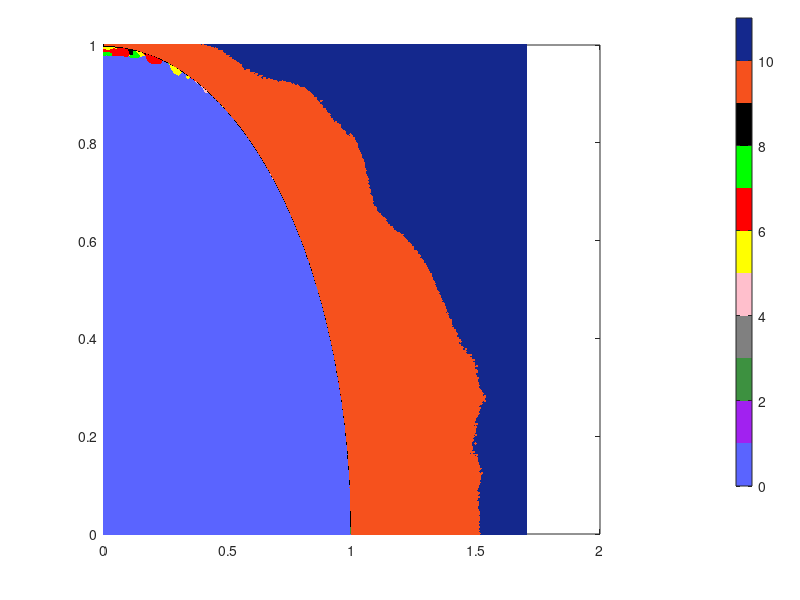

Source code (MATLAB): (Note: this script raises an error after producing the figure.)
% Draw basin of attraction
load('data3_1.mat');
figure;
% set(gcf,'color','w');
[A_mesh, B_mesh] = meshgrid(A, B);
A_col = reshape(A_mesh, [], 1);
B_col = reshape(B_mesh, [], 1);
C1 = cat(2, A_col, B_col);
C2 = C1';
% color = summer(10);
for i = 1 : 11
    switch i    
        case 1
            plot(C2(1, :), C2(2, :), '.', 'color',[0.0784 0.1569 0.5529]); hold on;                      
        case 2
            plot(P1(1, :), P1(2, :), '.', 'color', [90/255 100/255 255/255]);   hold on;                              
        case 3                                                                     
           plot(P2(1, :), P2(2, :), '.', 'color', [0.63 0.13 0.94 ]);hold on;  
        case 4
           plot(P3(1, :), P3(2, :), '.', 'color', [0.24 0.57 0.25]);hold on;  
        case 5
           plot(P4(1, :), P4(2, :), '.', 'color', [0.5 0.5 0.5]);hold on;  
        case 6
            plot(P5(1, :), P5(2, :), '.', 'color', [1 0.75 0.8]);hold on;  
        case 7
           plot(P6(1, :), P6(2, :), '.', 'color', 'y');hold on;  
        case 8
            plot(P7(1, :), P7(2, :), '.', 'color', 'r');hold on;  
        case 9
             plot(P8(1, :), P8(2, :), '.', 'color', 'g');hold on;  
        case 10
            plot(MP(1, :), MP(2, :), '.', 'color', 'k');hold on;  
        case 11
            plot(CH(1, :), CH(2, :), '.', 'color', [ 0.965  0.318 0.114]);     hold on;   
    end
end
RGB=[        90/255 100/255 255/255
    0.63 0.13 0.94
     0.24 0.57 0.25
     0.5 0.5 0.5
     1   0.75 0.8  
     1 1 0
     1  0 0 
     0 1 0 
     0 0 0  
      0.965  0.318 0.114
      0.0784 0.1569 0.5529
   ];


% Create and set the colormap

colormap(RGB)
cb = colorbar();
set(cb,'position',[0.92 0.19 .02 0.78])
% Set color labels (one for each row in RGB)
label =[1 2 3 4 5 6 7 8 9 10 11];

caxis([0,numel(label)])
cb.YTick = 0.5 : 1 : numel(label);
labelChar = strsplit(sprintf('%0.2e ',label));
cb.TickLabels = labelChar(1:end-1);
cb.TickLabels = { 'P1',  'P2' ,   'P3' ,  'P4' ,   'P5'  ,  'P6' ,  'P7'  ,  'P8', 'MP','CH','UB'   };
cb.FontSize = 15; 
set(gcf,'Position',[100,100,700,560]);
set(gca,'position',[0.16 0.19 0.75 0.78],'FontName','Times New Roman','FontSize',24,'XTick',0:0.3:1.5,'YTick',0:0.2:1);
xlabel('\it c_R','FontSize',28,'FontName','Times new roman');
ylabel('\it c_I','FontSize',28,'FontName','Times new roman');
axis([0 1.5  0 1]);